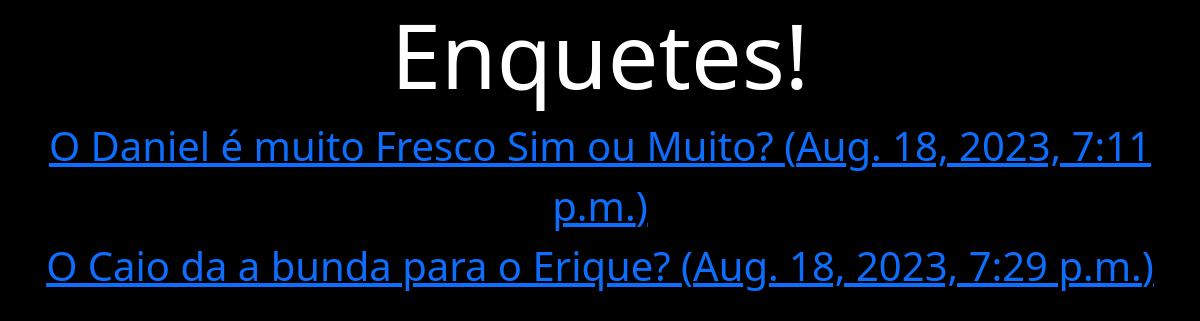
Before: / with the older database file.
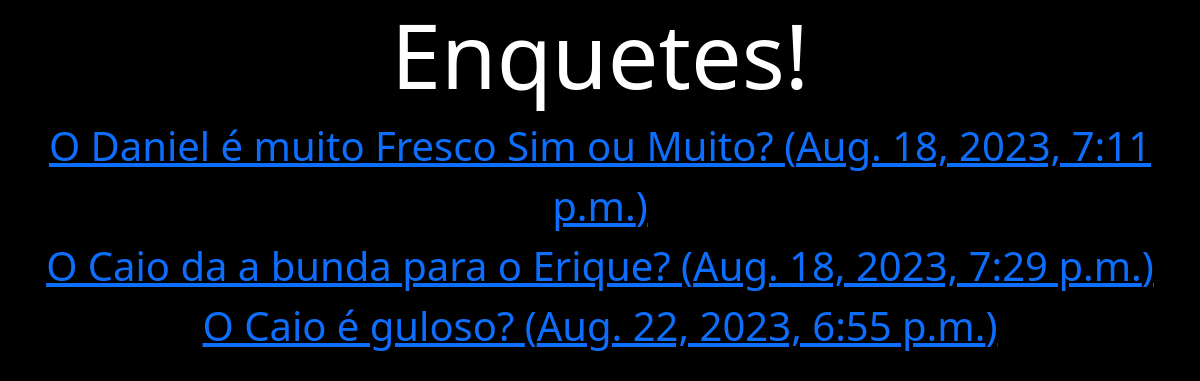
After: the same page with the newer database file.
### polls/models.py (models this page shows)
class Question(models.Model):
    question_text = models.CharField(max_length=200)
    pub_date = models.DateTimeField()

### polls/views.py (the view)
# urls.py: path('', IndexView.as_view(), name='index'),
class IndexView(ListView):
    model = Question
    template_name = "index.html"
    context_object_name = 'questions'

### polls/templates/index.html (shortened to what this page needs)
<!doctype html>
<html lang="en">
  <head>
    <link href="https://cdn.jsdelivr.net/npm/bootstrap@5.3.1/dist/css/bootstrap.min.css" rel="stylesheet">
  </head>
  <body>
    <h1>Enquetes!</h1>
    {% for question in questions %}
    <a href='{% url 'question' question.id %}'>{{ question.question_text }} ({{ question.pub_date }})</a><br>
    {% endfor %}
  </body>
</html>

### polls/templates/index.html (style rules this page uses)
body { text-align: center; background-color: black; font-size:40px; color: white; }
h1 { font-size: 90px; }

Changed rows visible on the page:
added Question: question_text "O Caio é guloso?", pub_date "Aug. 22, 2023, 6:55 p.m."
